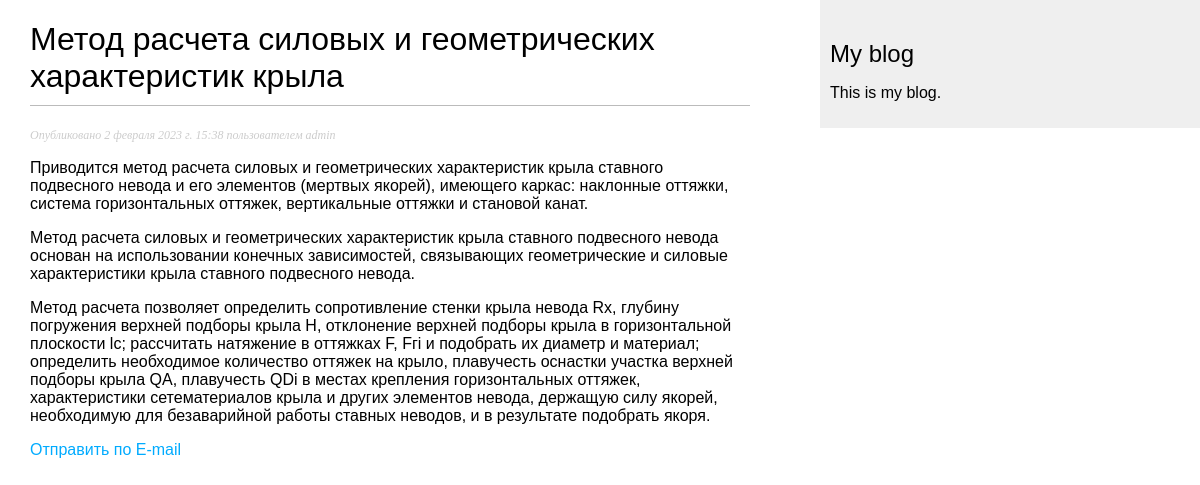
The page /blog/2023/2/2/metod-rascheta-silovyh-i-geometricheskih-harakteristik-kryla/ on the database its author committed.
### blog/models.py (models this page shows, shortened)
class Post(models.Model):
    STATUS_CHOICES = (
        ('draft', 'Отложено'),
        ('published', 'Опубликовано'),
    )
    title = models.CharField(max_length=250)  # Поле заголовка статьи. Тип VARCHAR в базе данных
    slug = models.SlugField(max_length=250, unique_for_date='publish')  # Поле для формирования URL'ов
    author = models.ForeignKey(User, on_delete=models.CASCADE,
                               related_name='blog_posts')  # Внешний ключ, определяющий отношение "один ко многим"
    body = models.TextField()  # Основное содержание статьи, которое будет сохранено в столбце TEXT в SQL базе данных
    publish = models.DateTimeField(
        default=timezone.now)  # Поле даты, сохраняющее дату публикации статьи. Функция 'now' - по умолчанию, и возвращает текущие дату и время
    created = models.DateTimeField(
        auto_now_add=True)  # Это поле даты указывает, когда статья была создана. Параметр 'auto_now_add' - автосохранение при создании объекта
    update = models.DateTimeField(
        auto_now=True)  # Дата и время, указывающие на период, когда статья была отредактирована. Параметр 'auto_now' - указание даты на момент сохранения.
    status = models.CharField(max_length=10, choices=STATUS_CHOICES,
                              default='draft')  # Поле отображения статуса статьи. Параметр CHOICES ограничивает возможные значения из указанного списка.
    objects = models.Manager()  # Менеджер по умолчанию
    published = PublishedManager()  # Новый менеджер
    class Meta:
        ordering = (
            '-publish',)  # Указали Django, порядок сортировки статей по умолчанию — по убыванию (префикс "-") даты публикации поля 'publish'.

### blog/views.py (the view)
# urls.py: path('<int:year>/<int:month>/<int:day>/<slug:post>/', views.post_detail, name='post_detail'),
def post_detail(request, year, month, day, post):
    post = get_object_or_404(Post, slug=post, status='published', publish__year=year, publish__month=month,
                             publish__day=day)
    return render(request, 'post/detail.html', {'post': post})

### blog/templates/post/detail.html (shortened to what this page needs)
{% extends "blog/base.html" %}
{% block content %}
    <h1>{{ post.title }}</h1>
    <p class="date">Опубликовано {{ post.publish }} пользователем {{ post.author }}</p>
    {{ post.body|linebreaks }}
<p>
    <a href="{% url 'blog:post_share' post.id %}">Отправить по E-mail</a>
</p>
{% endblock %}

### blog/static/css/blog.css (style rules this page uses)
body { margin:0; padding:0; font-family:helvetica, sans-serif; }
a { color:#00abff; text-decoration:none; }
h1 { font-weight:normal; border-bottom:1px solid #bbb; padding:0 0 10px 0; }
p.date { color:#ccc; font-family: georgia, serif; font-size: 12px; font-style: italic; }

### rows shown on the page
Post: title "Метод расчета силовых и геометрических характеристик крыла", publish "2 февраля 2023 г. 15:38", author "admin", body "Приводится метод расчета силовых и геометрических характеристик крыла ставного подвесного невода и его элементов (мертвых якорей), имеющего каркас: наклонные оттяжки, система горизонтальных оттяжек, вертикальные оттяжки и становой канат. Метод расчета силовых и геометрических характеристик крыла ставного подвесного невода основан на использовании конечных зависимостей, связывающих геометрические и силовые характеристики крыла ставного подвесного невода. Метод расчета позволяет определить сопротивление стенки крыла невода Rx, глубину погружения верхней подборы крыла H, отклонение верхней подборы крыла в горизонтальной плоскости lc; рассчитать натяжение в оттяжках F, Fгi и подобрать их…"
